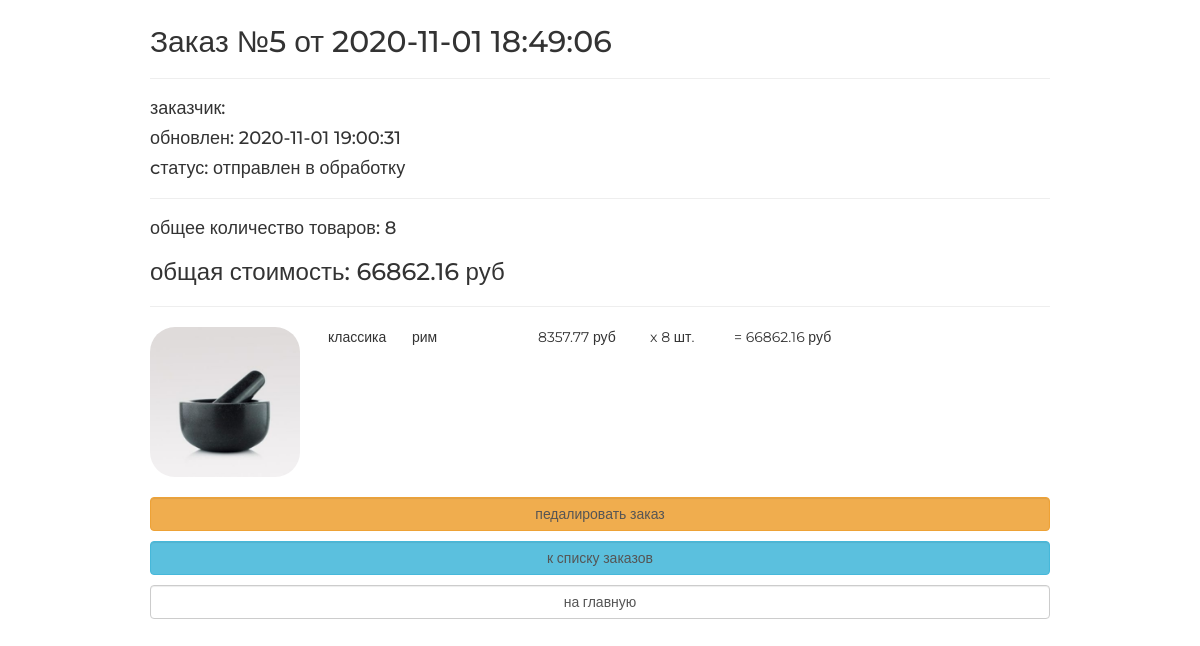
The page /order/read/5/ on the database as committed earlier.
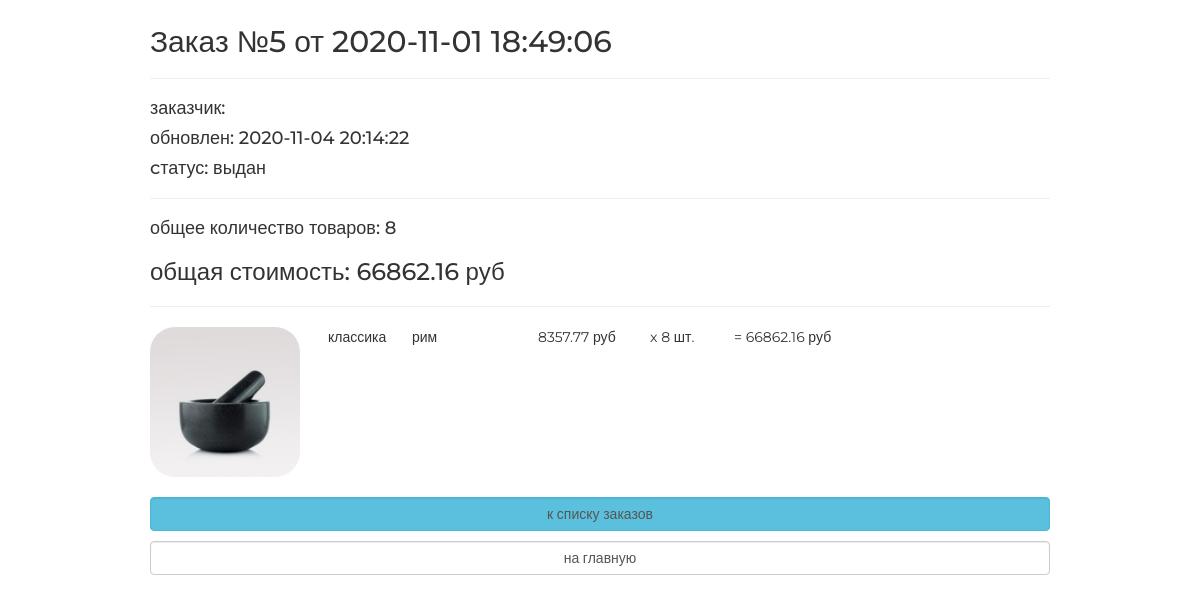
The same page on the database as committed later.
### orderapp/models.py (models this page shows, shortened)
class Order(models.Model):
    FORMING = 'FM'
    SENT_TO_PROCESSING = 'STP'
    PROCESSED = 'PRD'
    PAID = 'PD'
    READY = 'RDY'
    DONE = 'DN'
    CANCELLED = 'CNC'
    ORDER_STATUSES = (
        (FORMING, 'формируется'),
        (SENT_TO_PROCESSING, 'отправлен в обработку'),
        (PROCESSED, 'обработан'),
        (PAID, 'оплачен'),
        (READY, 'готов к выдаче'),
        (DONE, 'выдан'),
        (CANCELLED, 'отменен'),
    )
    user = models.ForeignKey(settings.AUTH_USER_MODEL, on_delete=models.CASCADE, verbose_name='пользователь')
    created = models.DateTimeField(auto_now_add=True, verbose_name='дата создания')
    updated = models.DateTimeField(auto_now=True, verbose_name='дата изменения')
    status = models.CharField(max_length=3, choices=ORDER_STATUSES, default=FORMING, verbose_name='статус заказа')
    is_active = models.BooleanField(default=True, verbose_name='активен')
    class Meta:
        ordering = ('-created',)
        verbose_name = 'заказ'
        verbose_name_plural = 'заказы'
    def get_total_quantity(self):
        items = self.orderitems.select_related()
        return sum(list(map(lambda x: x.quantity, items)))
    def get_total_cost(self):
        items = self.orderitems.select_related()
        return sum(list(map(lambda x: x.quantity * x.product.price, items)))

class OrderItem(models.Model):
    order = models.ForeignKey(Order, related_name='orderitems', on_delete=models.CASCADE, verbose_name='заказ')
    product = models.ForeignKey(Product, on_delete=models.CASCADE, verbose_name='продукт')
    quantity = models.PositiveSmallIntegerField(default=0, verbose_name='количество')
    def get_product_cost(self):
        return self.product.price * self.quantity

### mainapp/models.py (models this page shows, shortened)
class Product(models.Model):
    category = models.ForeignKey(ProductCategory, on_delete=models.CASCADE)
    name = models.CharField(max_length=128, verbose_name='имя')
    image = models.ImageField(upload_to='products_images', blank=True, verbose_name='изображение')
    short_desc = models.CharField(max_length=128, verbose_name='краткое описание', blank=True)
    description = models.TextField(blank=True, verbose_name='описание')
    price = models.DecimalField(max_digits=8, decimal_places=2, default=0, verbose_name='цена')
    quantity = models.PositiveSmallIntegerField(default=0, verbose_name='количество товара')
    is_active = models.BooleanField(default=True, verbose_name='активен')
    class Meta:
        verbose_name = 'продукт'
        verbose_name_plural = 'продукты'

### orderapp/views.py (the view)
# urls.py: path('read/<pk>/', orderapp.OrderRead.as_view(), name='order_read'),
class OrderRead(DetailView):
    model = Order

### adminapp/templatetags/custom_tags.py (called while the page is built)
@register.filter(name='media_folder_products')
def media_folder_products(string):
    if not string:
        string = 'products_images/default.jpg'
    return f'{settings.MEDIA_URL}{string}'

### mainapp/context_processors.py (called while the page is built)
def basket(request):
    basket_items = []
    if request.user.is_authenticated:
        basket_items = Basket.objects.filter(user=request.user)
    return {
        'basket': basket_items
    }

### orderapp/templates/orderapp/order_detail.html
{% extends "orderapp/base.html" %}
{% load static %}
{% load custom_tags %}
{% block content %}
    {% include 'orderapp/inc/inc_order_summary.html' %}
    <div class="basket_list">
        {% for item in object.orderitems.select_related %}
            <div class="basket_record">
                <img src="{{ item.product.image|media_folder_products }}"
                     alt="{{ item.product.short_desc }}">
                <span class="category_name">
                   {{ item.product.category.name }}
               </span>
                <span class="product_name">{{ item.product.name }}</span>
                <span class="product_price">
                   {{ item.product.price }}&nbspруб
               </span>
                <span class="product_quantitiy">
                   x {{ item.quantity }} шт.
               </span>
                <span class="product_cost">
                    = {{ item.get_product_cost }}&nbspруб
               </span>
            </div>
        {% endfor %}
    </div>
    {% include 'orderapp/inc/inc_order_actions.html' %}
{% endblock %}

### orderapp/templates/orderapp/inc/inc_order_summary.html (shortened to what this page needs)
{% if object %}
    <div class="h2">Заказ №{{ object.pk }} от {{ object.created|date:"Y-m-d H:i:s" }}</div>
    <hr>
    <div class="h4">заказчик: {{ user.last_name }} {{ user.first_name }} </div>
    <div class="h4">обновлен: {{ object.updated|date:"Y-m-d H:i:s" }}</div>
    <div class="h4">cтатус: {{ object.get_status_display }}</div>
    <hr>
    <div class="h4">
        общее количество товаров:
        <span class="order_total_quantity">
            {{ object.get_total_quantity }}
        </span>
    </div>
    <div class="h3">
        общая стоимость:
        <span class="order_total_cost">
            {{ object.get_total_cost }}
        </span> руб
    </div>
{% endif %}
<hr>

Rows that differ between the two databases and show on the page:
changed Order id 5: updated "2020-11-01 19:00:31" → "2020-11-04 20:14:22"; status "отправлен в обработку" → "выдан"
Other text that changed with them:
text no longer shown: "педалировать заказ"
